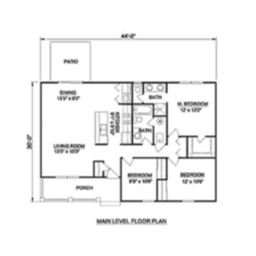
#> input picture dataset/Source Images/0.png, 256 x 256 px, found by its file name
$ jupyter execute --allow-errors postprocessingStudy.ipynb
#> lines starting #> are read from the running program, lines starting #| are printed output that depends on the picture; after the words box and inside, x2 and y2 are one past the last pixel; in counts of white or black regions, pixels touching at a corner belong together
#> further down, img is the input picture: shape (256, 256, 3); min 35, max 255, mean 243.3
[cell 1]
import tensorflow as tf
import os
import time
import datetime
from matplotlib import pyplot as plt
import numpy as np
from pathlib import Path
import skimage
import cv2
import matplotlib.pyplot as plt
import matplotlib.patches as mpatches

from skimage import data
from skimage.filters import threshold_otsu
from skimage.segmentation import clear_border
from skimage.measure import label, regionprops
from skimage.morphology import closing, square
from skimage.color import label2rgb

import matplotlib.pyplot as plt
import numpy as np

from skimage.data import astronaut
from skimage.color import rgb2gray
from skimage.filters import sobel
from skimage.segmentation import felzenszwalb, slic, quickshift, watershed
from skimage.segmentation import mark_boundaries
from skimage.util import img_as_float

INPUT_PATH = Path('/home/user1/Documents/andylui/DeepEnergy/pix2pix-floorplans-dataset/dev/Predictions/BEP_to_FSL')
img_1 = '0.png'

purple = np.array([255, 27, 255])
yellow = np.array([255, 255, 27])
blue = np.array([27, 27, 255])
red = np.array([255, 27, 27])
lightblue = np.array([27, 255, 255])
green = np.array([27, 255, 27])
orange = np.array([255, 155, 27])
white = np.array([255, 255, 255])
black = np.array([0, 0, 0])

rmFuncMap = {
    'bedroom': purple,
    'livingroom': yellow,
    'bathroom': blue,
    'kitchen': red,
    'storageroom': lightblue,
    'deckNporch': green,
    'corridor': orange,
    'background': white,
}

[cell 2]
def replaceCloestColor(img, rmFuncMap):
    img = img[...,:3]

    thresh = 30

    # Select room colors that are common in the image
    vals, counts = np.unique(img.reshape(-1, 3), axis=0, return_counts=True)
#> vals = 210 rows, first 8: [35, 35, 35], [38, 38, 38], [42, 42, 42], [43, 43, 43], [44, 44, 44], [45, 45, 45], [47, 47, 47], [49, 49, 49]; counts = 210 values, max 50024 at index 209, min 1 at index 0, mean 312.1

    # form a dictionary of values/counts > threshold
    # out = dict(zip(map(tuple, vals[mask]), counts[mask]))
    # print(out)
    imgRmColor = set(map(tuple, vals[counts>thresh])) # form a set of values/counts > threshold
#> imgRmColor = 118 items
    # print('imgRmColor', imgRmColor)
    rmColorMap = set(map(tuple, rmFuncMap.values())) # form a set of room func color map

    rmColor = np.array(list(imgRmColor.intersection(rmColorMap))) # Select the resonable colors in the room func map only
#> rmColor = [[255, 255, 255]]

    if len(rmColor) <= 1:
        rmColor =  np.array(list(rmFuncMap.values()))
    rmColor =  np.array(list(rmFuncMap.values()))
    # print(rmColor)
    # Determine color differences (Use additional dimension)
    # Compute the shortest Euclidean distance within the color map
    # print('img', img[:,:,None,:][0])
    # print('rmColor', rmColor)
    color_diffs = np.sum(((img[:,:,None,:]-rmColor).astype('uint32'))**2,axis=-1)**0.5
    # Get the indices of the closest value
    idx = np.argmin(color_diffs,axis=-1)
#> idx: shape (256, 256) int64; 3 distinct labels, from 2 to 7

    # Extract closest value to assemble array
    img = rmColor[idx]

    # [7 lines of commented-out code are left out]
    return img.astype('uint8')

def foo(img):
    img = replaceCloestColor(img, rmFuncMap)
    gray = cv2.cvtColor(img, cv2.COLOR_BGR2GRAY)
    ret, thresh = cv2.threshold(gray,0,255,cv2.THRESH_BINARY_INV+cv2.THRESH_OTSU)
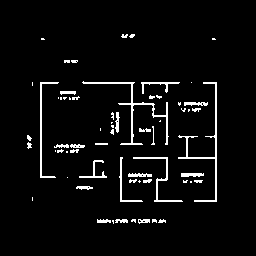
#> thresh: shape (256, 256); 4.6% white in thin lines or dots, all inside (x1, y1, x2, y2) = (27, 34, 217, 224)
#> ret = 128
    # contours, hierarchy = cv2.findContours(thresh, cv2.RETR_EXTERNAL, cv2.CHAIN_APPROX_SIMPLE)
    # temp = cv2.drawContours(img, contours, -1, (0,255,0), 3)


    kernel = np.ones((10,10),np.uint8)
    closing = cv2.morphologyEx(img, cv2.MORPH_CLOSE, kernel)
#> closing: shape (256, 256, 3); every value is 255

    return closing

img = cv2.imread(str(INPUT_PATH / img_1))
img = cv2.cvtColor(img, cv2.COLOR_BGR2RGB)
img = foo(img)
plt.imshow(img)
plt.show()

[cell 3]
img = cv2.imread(str(INPUT_PATH / img_1))
img = cv2.cvtColor(img, cv2.COLOR_BGR2RGB)

rmColor = np.array(list(rmFuncMap.values())).astype('uint8')

def intensity_median(mask, intensity_image):
    return np.median(intensity_image[mask], axis=0)

segments_fz = felzenszwalb(img, scale=100, sigma=0.5, min_size=50)
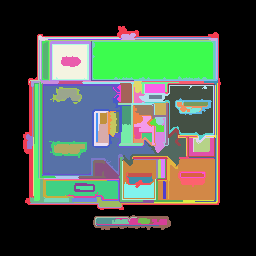
#> segments_fz: shape (256, 256) int64; 137 distinct labels, from 0 to 136; one colour per label, 0 black
label_image, num = label(segments_fz, return_num = True)
#> num = 136

img[segments_fz == 0] = white

for i in range(1, num):
    seg_num = (segments_fz == i)
    seg_median  = np.median(img[seg_num], axis=0)
    color_diffs = np.sum((seg_median-rmColor)**2,axis=-1)

    # Get the indices of the closest value
    idx = np.argmin(color_diffs,axis=-1)

    img[seg_num] = rmColor[idx]
#> this loop made 135 passes
#> (seg_median, color_diffs, idx) on passes 1 to 8: ([255, 255, 255], [51984, 51984, 103968, 103968, 51984, 103968, 61984, 0], 7), ([203, 203, 203], [36384, 36384, 64656, 64656, 36384, 64656, 35984, 8112], 7), ([253, 253, 253], [51084, 51084, 102156, 102156, 51084, 102156, 60684, 12], 7), ([212, 212, 212], [37923, 37923, 70299, 70299, 37923, 70299, 39323, 5547], 7), ([251, 251, 251], [50208, 50208, 100368, 100368, 50208, 100368, 59408, 48], 7), ([251, 251, 251], [50208, 50208, 100368, 100368, 50208, 100368, 59408, 48], 7), ([201, 201, 201], [36108, 36108, 63468, 63468, 36108, 63468, 35308, 8748], 7), ([241, 241, 241], [46188, 46188, 91788, 91788, 46188, 91788, 53388, 588], 7)
#> (seg_median, idx) on passes 14, 27, 28, 44, 55, 59: ([245.5, 245.5, 245.5], 7), ([175.5, 175.5, 175.5], 7), ([118.5, 118.5, 118.5], 6), ([207.5, 207.5, 207.5], 7), ([222.5, 222.5, 222.5], 7), ([96.5, 96.5, 96.5], 6)
#> pass 1, `seg_num = (segments_fz == i)`:
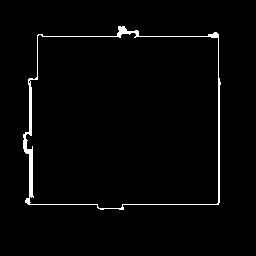
#> seg_num: shape (256, 256) bool; 2.1% white; 1 white region, box (x1, y1, x2, y2) and area: (23, 26, 221, 210) 1369
#> after the loop:
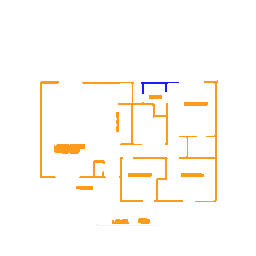
#> img: shape (256, 256, 3); mean R, G, B 254.6, 250.9, 246.5
    # [6 lines of commented-out code are left out]

img =  replaceCloestColor(img, rmFuncMap)
#> in replaceCloestColor (call 2), `vals, counts = np.unique(img.reshape(-1, 3), axis=0, return_counts=True)`: vals = 13 rows, first 8: [27, 27, 255], [231, 231, 231], [238, 238, 238], [240, 240, 240], [242, 242, 242], [243, 243, 243], [244, 244, 244], [245, 245, 245]; counts = [101, 1, 1, 1, 8, 5, 12, 13, 13, 5, 4, 2452, 62920]
#> in replaceCloestColor (call 2), `imgRmColor = set(map(tuple, vals[counts>thresh]))`: imgRmColor = 3 items
#> in replaceCloestColor (call 2), `rmColor = np.array(list(imgRmColor.intersection(rmColorMap)))`: rmColor = [[255, 155, 27], [255, 255, 255], [27, 27, 255]]
#> in replaceCloestColor (call 2), `idx = np.argmin(color_diffs,axis=-1)`:
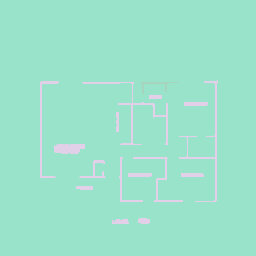
#> idx: shape (256, 256) int64; 3 distinct labels, from 2 to 7; one colour per label, 0 black
# [6 lines of commented-out code are left out]
cnts = tuple()
#> (the rest of this cell did not finish here and is left out)

[cell 4]
# img = cv2.imread(str(INPUT_PATH / img_1))
# img = cv2.cvtColor(img, cv2.COLOR_BGR2RGB)

segments_fz = felzenszwalb(img, scale=100, sigma=0.5, min_size=50)
#> segments_fz: shape (256, 256) int64; 52 distinct labels, from 0 to 51
segments_slic = slic(img, n_segments=250, compactness=10, sigma=1,
                     start_label=1)
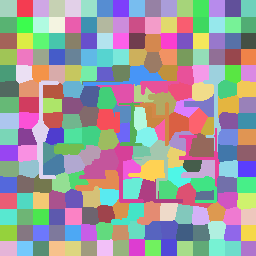
#> segments_slic: shape (256, 256) int64; 225 distinct labels, from 1 to 225; one colour per label, 0 black
segments_quick = quickshift(img, kernel_size=3, max_dist=6, ratio=0.5)
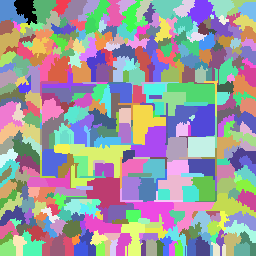
#> segments_quick: shape (256, 256) int64; 391 distinct labels, from 0 to 390; one colour per label, 0 black
gradient = sobel(rgb2gray(img))
segments_watershed = watershed(gradient, markers=250, compactness=0.001)
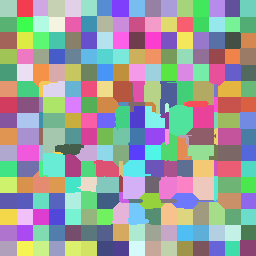
#> segments_watershed: shape (256, 256) int64; 256 distinct labels, from 1 to 256; one colour per label, 0 black

print(f'Felzenszwalb number of segments: {len(np.unique(segments_fz))}')
#| Felzenszwalb number of segments: 52
print(f'SLIC number of segments: {len(np.unique(segments_slic))}')
#| SLIC number of segments: 225
print(f'Quickshift number of segments: {len(np.unique(segments_quick))}')
#| Quickshift number of segments: 391
print(f'Watershed number of segments: {len(np.unique(segments_watershed))}')
#| Watershed number of segments: 256

fig, ax = plt.subplots(2, 2, figsize=(10, 10), sharex=True, sharey=True)

ax[0, 0].imshow(mark_boundaries(img, segments_fz))
ax[0, 0].set_title("Felzenszwalbs's method")
ax[0, 1].imshow(mark_boundaries(img, segments_slic))
ax[0, 1].set_title('SLIC')
ax[1, 0].imshow(mark_boundaries(img, segments_quick))
ax[1, 0].set_title('Quickshift')
ax[1, 1].imshow(mark_boundaries(img, segments_watershed))
ax[1, 1].set_title('Compact watershed')

for a in ax.ravel():
    a.set_axis_off()

plt.tight_layout()
plt.show()

[cell 5]
img = cv2.imread(str(INPUT_PATH / img_1))
img = cv2.cvtColor(img, cv2.COLOR_BGR2RGB)
# segments_fz = felzenszwalb(cv2.cvtColor(img, cv2.COLOR_BGR2RGB), scale=100, sigma=0.5, min_size=50)
segments_fz = slic(img, n_segments=250, compactness=10, sigma=1,
                    start_label=1)
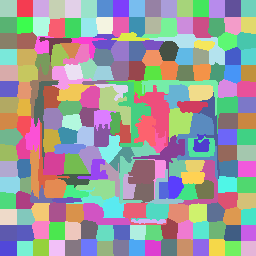
#> segments_fz: shape (256, 256) int64; 216 distinct labels, from 1 to 216; one colour per label, 0 black
# cleared = clear_border(segments_fz)
label_image = label(segments_fz)
regionprops(label_image)
image_label_overlay = label2rgb(label_image, image=img, bg_label=0)
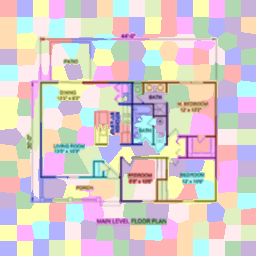
#> image_label_overlay: shape (256, 256, 3) float64; mean R, G, B 0.848, 0.803, 0.803

fig, ax = plt.subplots(figsize=(10, 6))
ax.imshow(img)
rmColor = np.array(list(rmFuncMap.values())).astype('uint8')
for region in regionprops(label_image):
    # take regions with large enough areas
    if region.area >= 100:
        # draw rectangle around segmented coins
        minr, minc, maxr, maxc = region.bbox
        seg = img[minc: maxc, minr: maxr]
        seg_median = np.median(seg.reshape(-1, 3), axis=0)


        color_diffs = np.sum((seg_median-rmColor)**2,axis=-1)

        # Get the indices of the closest value
        idx = np.argmin(color_diffs,axis=-1)

        # if (rmColor[idx] != white).any():
        #     print((rmColor[idx]))
        #     # Extract closest value to assemble array
        img = cv2.rectangle(img, (minc, minr), (maxc, maxr), rmColor[idx].tolist(), -1)
#> this loop made 216 passes
#> (minr, minc, maxr, maxc, seg_median, color_diffs) on passes 1 to 7: (0, 0, 17, 17, [255, 255, 255], [51984, 51984, 103968, 103968, 51984, 103968, 61984, 0]), (0, 17, 17, 33, [255, 255, 255], [51984, 51984, 103968, 103968, 51984, 103968, 61984, 0]), (0, 33, 17, 49, [255, 255, 255], [51984, 51984, 103968, 103968, 51984, 103968, 61984, 0]), (0, 49, 19, 65, [255, 255, 255], [51984, 51984, 103968, 103968, 51984, 103968, 61984, 0]), (0, 65, 18, 81, [255, 255, 255], [51984, 51984, 103968, 103968, 51984, 103968, 61984, 0]), (0, 81, 18, 97, [255, 255, 255], [51984, 51984, 103968, 103968, 51984, 103968, 61984, 0]), (0, 97, 17, 113, [255, 255, 255], [51984, 51984, 103968, 103968, 51984, 103968, 61984, 0])
        # rect = mpatches.Rectangle((minc, minr), maxc - minc, maxr - minr,
                                #   fill=False, edgecolor='red', linewidth=2)
        # ax.add_patch(rect)


plt.imshow(img)
plt.show()
# ax.set_axis_off()
# plt.tight_layout()
# plt.show()

[cell 6]
img = cv2.imread(str(INPUT_PATH / img_1))
img = cv2.cvtColor(img, cv2.COLOR_BGR2RGB)

segments_fz = felzenszwalb(img, scale=100, sigma=0.5, min_size=50)

i =14

rmColor = np.array(list(rmFuncMap.values())).astype('uint8')

seg_median  = np.median(img[segments_fz == i], axis=0)
print(i, seg_median)
#| 14 [245.5 245.5 245.5]

color_diffs = np.sum((seg_median-rmColor)**2,axis=-1)
print(color_diffs)
#| [47922.75 47922.75 95574.75 95574.75 47922.75 95574.75 56022.75   270.75]

print()

img[(segments_fz != i)] = white

plt.imshow(img)
plt.show()

$ run again, with dataset/Source Images/10.png copied over dataset/Source Images/0.png
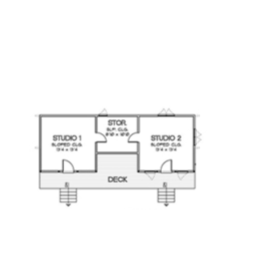
#> input picture dataset/Source Images/10.png, 256 x 256 px, found by its file name
#> img is the input picture: shape (256, 256, 3); min 52, max 255, mean 248.8
#> vals = 184 rows, first 8: [52, 52, 52], [54, 54, 54], [59, 59, 59], [60, 60, 60], [65, 65, 65], [68, 68, 68], [69, 69, 69], [70, 70, 70]; counts = 184 values, max 55960 at index 183, min 1 at index 0, mean 356.2
#> imgRmColor = 89 items
#> rmColor = [[255, 255, 255]]
#> in foo, `ret, thresh = cv2.threshold(gray,0,255,cv2.THRESH_BINARY_INV+cv2.THRES..`:
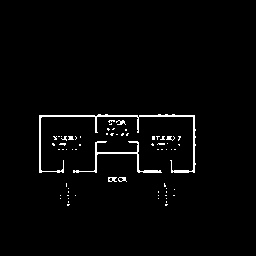
#> thresh: shape (256, 256); 2.2% white in thin lines or dots, all inside (x1, y1, x2, y2) = (39, 114, 196, 206)
#> ret = 128
#> closing: shape (256, 256, 3); every value is 255
#> num = 68
#> the loop `for i in range(1, num):` made 67 passes
#> (seg_median, color_diffs, idx) on passes 1, 3, 4, 5, 6: ([255, 255, 255], [51984, 51984, 103968, 103968, 51984, 103968, 61984, 0], 7), ([254, 254, 254], [51531, 51531, 103059, 103059, 51531, 103059, 61331, 3], 7), ([239, 239, 239], [45456, 45456, 90144, 90144, 45456, 90144, 52256, 768], 7), ([253, 253, 253], [51084, 51084, 102156, 102156, 51084, 102156, 60684, 12], 7), ([213, 213, 213], [38124, 38124, 70956, 70956, 38124, 70956, 39724, 5292], 7)
#> segments_slic: shape (256, 256) int64; 241 distinct labels, from 1 to 241
#> segments_quick: shape (256, 256) int64; 446 distinct labels, from 0 to 445
#> segments_watershed: shape (256, 256) int64; 256 distinct labels, from 1 to 256
#| Felzenszwalb number of segments: 24
#| SLIC number of segments: 241
#| Quickshift number of segments: 446
#| Watershed number of segments: 256
#> `image_label_overlay = label2rgb(label_image, image=img, bg_label=0)`:
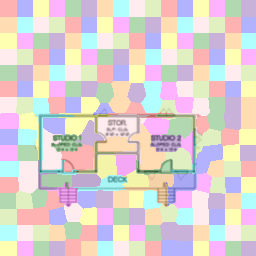
#> image_label_overlay: shape (256, 256, 3) float64; mean R, G, B 0.862, 0.821, 0.816
#> the loop `for region in regionprops(label_image):` made 236 passes
#> (minr, minc, maxr, maxc, seg_median, color_diffs) on passes 1 to 4: (0, 0, 17, 17, [255, 255, 255], [51984, 51984, 103968, 103968, 51984, 103968, 61984, 0]), (0, 17, 17, 33, [255, 255, 255], [51984, 51984, 103968, 103968, 51984, 103968, 61984, 0]), (0, 33, 17, 49, [255, 255, 255], [51984, 51984, 103968, 103968, 51984, 103968, 61984, 0]), (0, 49, 17, 65, [255, 255, 255], [51984, 51984, 103968, 103968, 51984, 103968, 61984, 0])
#| 14 [244. 244. 244.]
#| [47331. 47331. 94299. 94299. 47331. 94299. 55131.   363.]

$ run again, with dataset/Source Images/100.png copied over dataset/Source Images/0.png
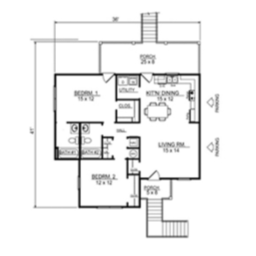
#> input picture dataset/Source Images/100.png, 256 x 256 px, found by its file name
#> img is the input picture: shape (256, 256, 3); min 11, max 255, mean 240.7
#> vals = 240 rows, first 8: [11, 11, 11], [14, 14, 14], [15, 15, 15], [18, 18, 18], [19, 19, 19], [21, 21, 21], [22, 22, 22], [23, 23, 23]; counts = 240 values, max 48439 at index 239, min 1 at index 1, mean 273.1
#> imgRmColor = 129 items
#> rmColor = [[255, 255, 255]]
#> thresh: shape (256, 256); 5.3% white; 89 white regions (80 under 20 px), largest, box (x1, y1, x2, y2) and area: (54, 44, 187, 238) 1742, (152, 44, 201, 197) 723, (106, 73, 149, 124) 432
#> ret = 128
#> closing: shape (256, 256, 3); every value is 255
#> num = 149
#> the loop `for i in range(1, num):` made 148 passes
#> (seg_median, color_diffs, idx) on passes 1, 3, 4, 5, 6: ([255, 255, 255], [51984, 51984, 103968, 103968, 51984, 103968, 61984, 0], 7), ([198, 198, 198], [35739, 35739, 61731, 61731, 35739, 61731, 34339, 9747], 7), ([220, 220, 220], [39699, 39699, 75723, 75723, 39699, 75723, 42699, 3675], 7), ([137, 137, 137], [39948, 39948, 38124, 38124, 39948, 38124, 26348, 41772], 6), ([135, 135, 135], [40464, 40464, 37728, 37728, 40464, 37728, 26464, 43200], 6)
#> vals = 18 rows, first 8: [27, 27, 255], [197, 197, 197], [199, 199, 199], [200, 200, 200], [203, 203, 203], [204, 204, 204], [205, 205, 205], [219, 219, 219]; counts = 18 values, max 62826 at index 17, min 1 at index 1, mean 3640.9
#> segments_slic: shape (256, 256) int64; 213 distinct labels, from 1 to 213
#> segments_quick: shape (256, 256) int64; 415 distinct labels, from 0 to 414
#> segments_watershed: shape (256, 256) int64; 256 distinct labels, from 1 to 256
#| Felzenszwalb number of segments: 41
#| SLIC number of segments: 213
#| Quickshift number of segments: 415
#| Watershed number of segments: 256
#> `image_label_overlay = label2rgb(label_image, image=img, bg_label=0)`:
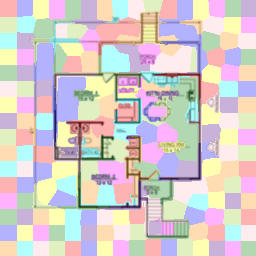
#> image_label_overlay: shape (256, 256, 3) float64; mean R, G, B 0.835, 0.797, 0.795
#> the loop `for region in regionprops(label_image):` made 225 passes
#> (minr, minc, maxr, maxc, seg_median, color_diffs) on passes 1 to 4: (0, 0, 17, 17, [255, 255, 255], [51984, 51984, 103968, 103968, 51984, 103968, 61984, 0]), (0, 17, 17, 33, [255, 255, 255], [51984, 51984, 103968, 103968, 51984, 103968, 61984, 0]), (0, 32, 20, 49, [255, 255, 255], [51984, 51984, 103968, 103968, 51984, 103968, 61984, 0]), (0, 49, 20, 65, [255, 255, 255], [51984, 51984, 103968, 103968, 51984, 103968, 61984, 0])
#| 14 [224. 224. 224.]
#| [40731. 40731. 78579. 78579. 40731. 78579. 44531.  2883.]
